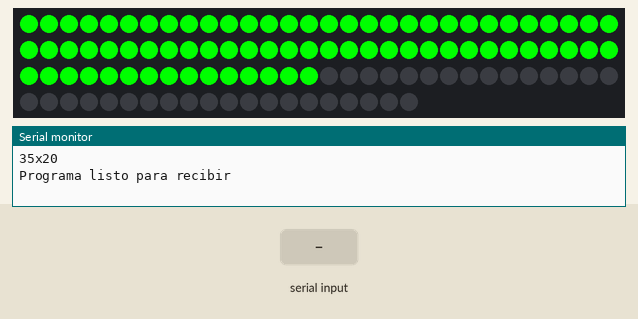
Simulated run of this sketch. Board: Arduino Uno, built with avr-gcc and run on an emulated ATmega328P. On the bench: 110 RGB LEDs in strip order, left to right, continuing on the next row, the last lines printed to the serial monitor. Inputs (shaded band) come from the test bench. Random numbers use the default seed unless the sketch sets one.

Above: at 5.3 s.
5.4 s: "6\n" received over Serial
At 6.22 s:
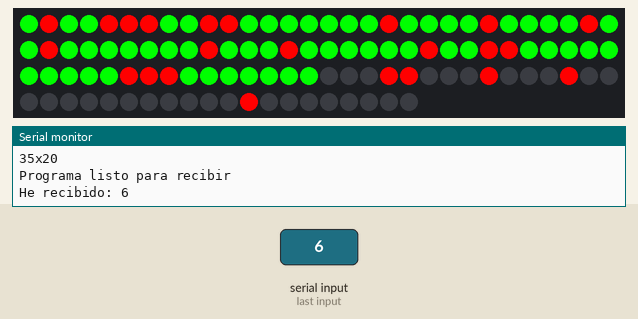
7.8 s: "1\n" received over Serial
At 10.5 s:
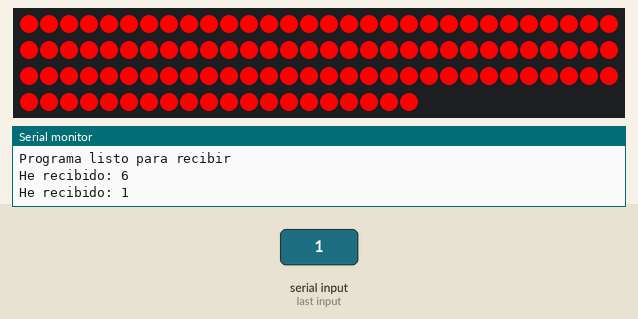
10.8 s: "2\n" received over Serial
At 11.7 s:
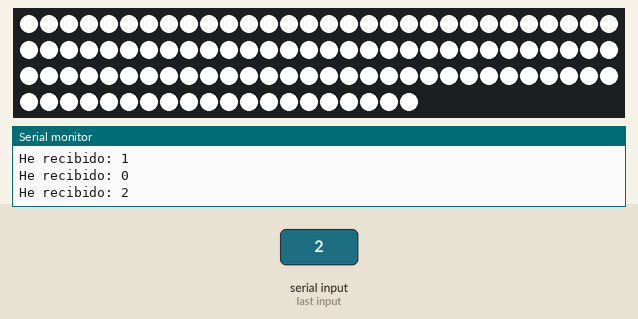
13.8 s: "5\n" received over Serial
At 14.1 s:
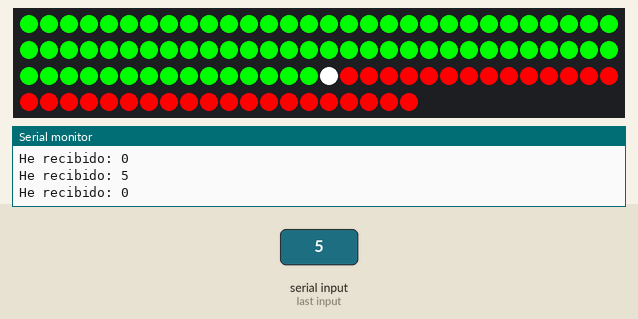
15.3 s: "7\n" received over Serial
At 16.12 s:
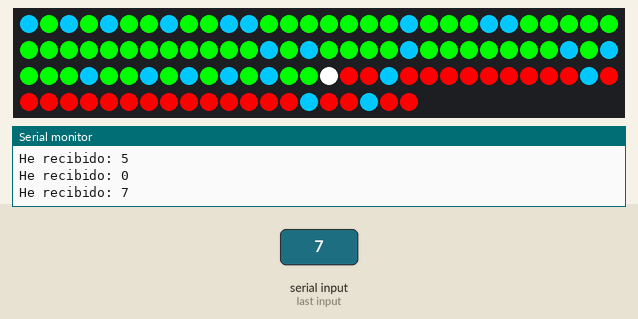
17.7 s: "7\n" received over Serial
At 20.27 s:
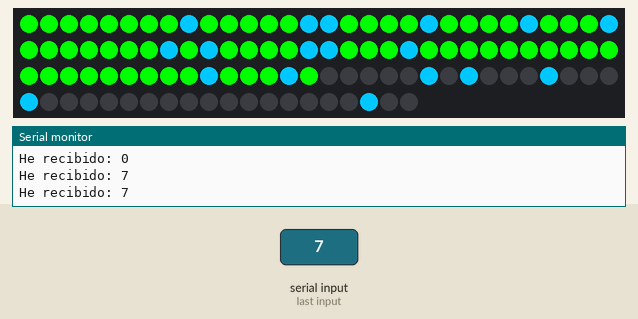
Timing chart, 0 to 21.6 s (numbered marks = the images above; inputs shaded):
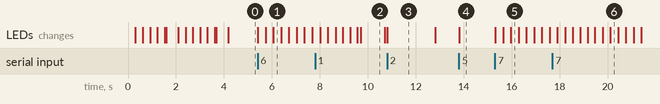

Measured:
- after the input at 5.4 s, the LEDs: first change at once (image 1 shows a later state)
- after the input at 10.8 s, the LEDs: change at once (image 3)
- after the input at 13.8 s, the LEDs: change at once (image 4)
- after the input at 15.3 s, the LEDs: first change at once (image 5 shows a later state)
- what the display in image 2 shows lasts 1.0 s, from 9.7 s to 10.7 s
- what the display in image 3 shows lasts 2.0 s, from 10.8 s to 12.8 s

The sketch:

arduinoCSGO.ino
```cpp
#include "FastLED.h"

#define NUM_LEDS 110
#define DATA_PIN 6

// Baudrate
#define serialRate 500000

// Inicializar LED-array
CRGB leds[NUM_LEDS];
int vida = 100; //Porcentaje Vida
boolean libre = true; //Saber cuando esta libre
boolean bomba = false;
int ancho, alto;

void setup() {
  FastLED.addLeds<NEOPIXEL, DATA_PIN>(leds, NUM_LEDS);

  // Calibracion inicial
  arcoiris();
  delay(500);

  Serial.begin(serialRate); //Comenzar la comunicación
  Serial.setTimeout(1);
  float fAlto = NUM_LEDS/(((16.0/9)*2)+2);
  alto = round(fAlto);
  ancho = round(fAlto*(16.0/9));
  Serial.print(ancho);
  Serial.print("x");
  Serial.println(alto);
  Serial.println("Programa listo para recibir");
  libre = true;
  mostrarVida();
}

void loop() {
  //memset(leds, 0, NUM_LEDS * sizeof(struct CRGB));

  /*RECOGIDA DE DATOS*/
  while(!Serial.available());
  int in = Serial.parseInt();
  Serial.print("He recibido: ");
  Serial.println(in);

  /* CAMBIO DE VIDA */
  if(in >= 500 && in <= 600){
    vida = in - 500;
    Serial.print("Vida: ");
    Serial.println(vida);
    mostrarVida();
  }

  /* EVENTOS */
  if(libre){
    switch(in){

      /* EL JUGADOR REALIZA UNA KILL */
      case 1: //KILL
      libre = false;
      //Serial.println("Has matado a uno");
      for (int i = 0; i < NUM_LEDS; i++) {
        leds[i].setRGB(255,0,0); //Pone todos los leds a rojo
      }
      FastLED.show();
      delay(1000);
      libre = true;
      mostrarVida();
      break;

      /* BOMBA COLOCADA */
      case 5: //BOMBA
      bomba = true;
      mostrarVida();
      break;

      /* BOMBA EXPLOTA */
      case 6: //
      libre = false;
      randomleds(255,0,0);
      libre = true;
      bomba = false;
      mostrarVida();
      break;

      /* BOMBA DESACTIVA */
      case 7: //
      libre = false;
      randomleds(0,200,255);
      libre = true;
      bomba = false;
      mostrarVida();
      break;

      /* EL JUGADOR HA SIDO FLASHEADO */
      case 2: //FLASH
      libre = false;
      //Serial.println("Flash!");
      for (int i = 0; i < NUM_LEDS; i++) {
        leds[i].setRGB(255,255,255); //Pone todos los leds a blanco
      }
      FastLED.show();
      delay(2000);
      libre = true;
      mostrarVida();
      break;

      /*RONDA GANADA Y PERDIDA*/
      case 3: //GANADA
      libre = false;
      for (int i = 0; i < NUM_LEDS; i++) {
        leds[i].setRGB(255,255,0); //Pone todos los leds a amarillo, paulativamente
        FastLED.show();
        delay(5);
      }
      delay(1000);
      for (int i = NUM_LEDS-1; i >= 0; i--) {
        leds[i].setRGB(0,0,0); //Pone todos los leds a negro, paulativamente
        FastLED.show();
        delay(5);
      }
      libre = true;
      bomba = false;
      mostrarVida();
      break;

      /* RONDA PERDIDA */
      case 4: //PERDIDA
      libre = false;
      int j = (2*alto + ancho)/2;
      for (int i = (2*alto + ancho)/2; i < 2*alto + ancho && j >=0; i++) {
        leds[i].setRGB(255,0,0); //Pone la mitad de allos led en rojo
        leds[j].setRGB(255,0,0);
        FastLED.show();
        delay(10);
        j--;
      }
      j = (2*alto + ancho)/2;
      for (int i = (2*alto + ancho)/2; i < 2*alto + ancho && j >=0; i++) {
        leds[i].setRGB(0,0,0); //Pone la mitad de allos led en rojo
        leds[j].setRGB(0,0,0);
        FastLED.show();
        delay(10);
        j--;
      }
      delay(2000);
      libre = true;
      bomba = false;
      mostrarVida();
      break;
    }
  }
}

/*MOSTRAR VIDA*/
void mostrarVida(){
  if(libre){
    if(bomba){
      for (int i = 2*alto + ancho + 1; i < NUM_LEDS; i++) {
        leds[i].setRGB(255,0,0); //Pone todos los leds a rojo
      }
      FastLED.show();
    }
    if(vida==100){
      mostrarNleds(2*alto + ancho, 0, 255, 0);
    } else {
      int nLeds = round(((float)(2*alto + ancho)/100)*vida);
      if(vida >= 75)
        mostrarNleds(nLeds, 0, 255, 0);
      else{
        if(vida >= 50)
          mostrarNleds(nLeds, 255, 255, 0);
        else{
          if(vida >= 25)
            mostrarNleds(nLeds, 255, 165, 0);
          else
            mostrarNleds(nLeds, 255, 0, 0);
        }
      }
    }
  }
}

/*RELLENA LOS LEDS DE FORMA ALEATORIA*/
void randomleds(int r, int g, int b){
  //CREAAMOS UN ARRAY CON LOS NUMEROS
  int numeros[NUM_LEDS];
  for (int i = 0; i < NUM_LEDS; i++) numeros[i] = i;

  for (int i = 0; i < NUM_LEDS; i++) {
    int j = random(i, NUM_LEDS);

    //INTERCAMBIAMOS x[i] and x[j]
    int t = numeros[i];
    numeros[i] = numeros[j];
    numeros[j] = t;
  }

  for (int i = 0; i < NUM_LEDS; i++) {
    leds[numeros[i]].setRGB(r,g,b);
    FastLED.show();
    delay(25);
  }
  for (int i = NUM_LEDS-1; i >= 0; i--) {
    leds[i].setRGB(0,0,0); //Pone todos los leds a negro, paulativamente
    FastLED.show();
    delay(5);
  }
}

/*ARCOIRIS*/
void arcoiris(){
  int r = 255, g = 0, b = 0, cont = 0;
  for(int i=0; i < NUM_LEDS; i++){
    leds[i].setRGB(r,g,b);
    FastLED.show();
    delay(10);
    cont = round(1275.0/NUM_LEDS + cont);
    if(cont <= 255)
      g = cont;
    else{
      if(cont <= 510)
        r = 510 - cont;
      else{
        if(cont <= 765)
          b = cont - 510;
        else{
          if(cont <= 1020)
            g = 1020 - cont;
          else
            r = cont - 1020;
        }
      }
    }
  }
  delay(500);
  for(int i = NUM_LEDS-1; i >= 0; i--){
    leds[i].setRGB(0,0,0);
    FastLED.show();
    delay(10);
  }
}

/*Con esta linea enviamos tanto el numero de leds (n), como los colores (r,g,b)*/
void mostrarNleds(int n, int r, int g, int b){
  int fin = (2*alto + ancho);
  int inicio = 1;
  if(fin > n)
    inicio = fin - n;
  for (int i = 0; i < fin; i++) {
    leds[i].setRGB(0,0,0); //Pone los leds a negro
  }
  for (int i = inicio - 1; i < fin; i++){
    leds[i].setRGB(r, g, b);
  }
  FastLED.show();
}
```
